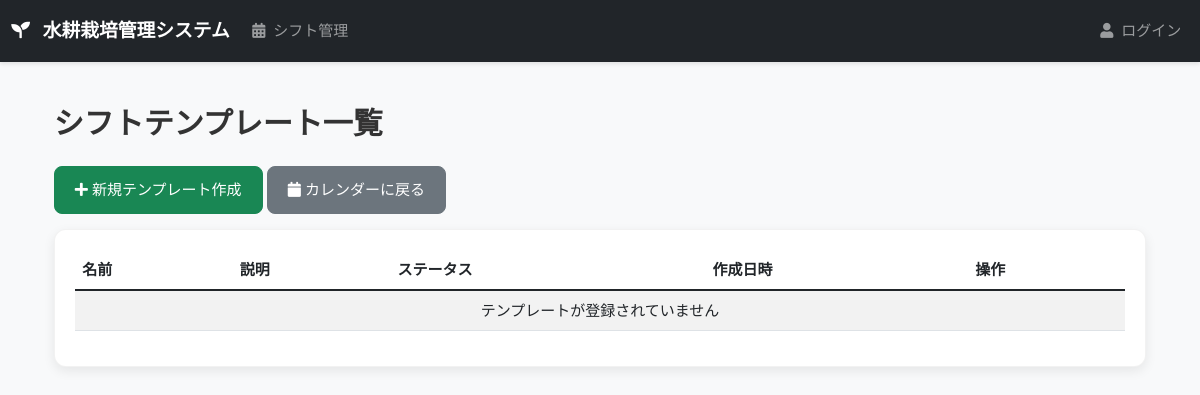
The app's page /template/, older data.
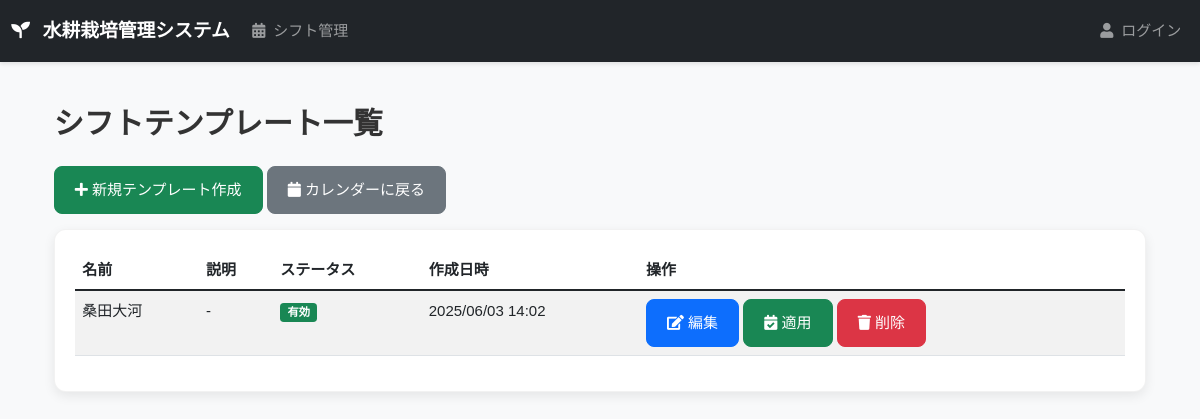
The same page, newer data.
### shift_management/models.py (models this page shows, shortened)
class ShiftTemplate(models.Model):
    name = models.CharField(max_length=100, verbose_name="テンプレート名")
    description = models.TextField(blank=True, null=True, verbose_name="説明")
    is_active = models.BooleanField(default=True, verbose_name="有効")
    created_at = models.DateTimeField(auto_now_add=True, verbose_name="作成日時")
    updated_at = models.DateTimeField(auto_now=True, verbose_name="更新日時")
    class Meta:
        verbose_name = "シフトテンプレート"
        verbose_name_plural = "シフトテンプレート"

### shift_management/views.py (the view)
# urls.py: path('template/', views.template_list, name='template_list'),
def template_list(request):
    templates = ShiftTemplate.objects.all()
    return render(request, 'shift_management/template_list.html', {'templates': templates})

### templates/shift_management/template_list.html (shortened to what this page needs)
{% extends "base.html" %}
{% block content %}
<div class="container py-4">
  <h1 class="mb-4">シフトテンプレート一覧</h1>
  <div class="mb-3">
    <a href="{% url 'shift_management:template_create' %}" class="btn btn-success">
      <i class="fas fa-plus"></i> 新規テンプレート作成
    </a>
    <a href="{% url 'shift_management:calendar' %}" class="btn btn-secondary">
      <i class="fas fa-calendar"></i> カレンダーに戻る
    </a>
  </div>
  <div class="card">
    <div class="card-body">
      <div class="table-responsive">
        <table class="table table-striped table-hover">
          <thead>
            <tr>
              <th>名前</th>
              <th>説明</th>
              <th>ステータス</th>
              <th>作成日時</th>
              <th>操作</th>
            </tr>
          </thead>
          <tbody>
            {% for template in templates %}
            <tr>
              <td>{{ template.name }}</td>
              <td>{{ template.description|default:"-"|truncatechars:50 }}</td>
              <td>
                {% if template.is_active %}
                <span class="badge bg-success">有効</span>
                {% else %}
                <span class="badge bg-danger">無効</span>
                {% endif %}
              </td>
              <td>{{ template.created_at|date:"Y/m/d H:i" }}</td>
              <td>
                <a href="{% url 'shift_management:template_edit' template.id %}" class="btn btn-sm btn-primary">
                  <i class="fas fa-edit"></i> 編集
                </a>
                <a href="{% url 'shift_management:template_apply' template.id %}" class="btn btn-sm btn-success">
                  <i class="fas fa-calendar-check"></i> 適用
                </a>
                <a href="{% url 'shift_management:template_delete' template.id %}" class="btn btn-sm btn-danger">
                  <i class="fas fa-trash"></i> 削除
                </a>
              </td>
            </tr>
            {% empty %}
            <tr>
              <td colspan="5" class="text-center">テンプレートが登録されていません</td>
            </tr>
            {% endfor %}
          </tbody>
        </table>
      </div>
    </div>
  </div>
</div>
{% endblock %}

Row changes from the older to the newer data that the page shows:
added ShiftTemplate: name "桑田大河", description "-", is_active "有効", created_at "2025/06/03 14:02"
Text that changed along with them:
text no longer shown: "テンプレートが登録されていません"
